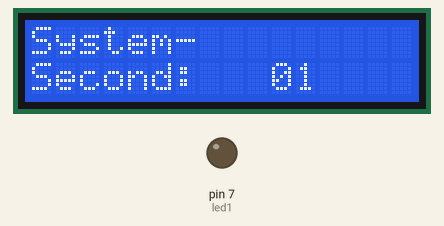
The sketch below on a simulated Arduino Uno, built with avr-gcc and run on an emulated ATmega328P. Parts: 16×2 character LCD, output pins drawn as LEDs (lit = HIGH). The board resets itself during the run and starts again; what the sketch prints to the serial monitor is not drawn.

Above: at 1.1 s.
At 11.1 s:
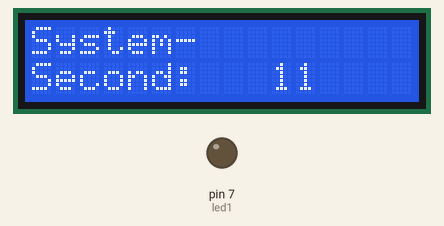
At 20.4 s:
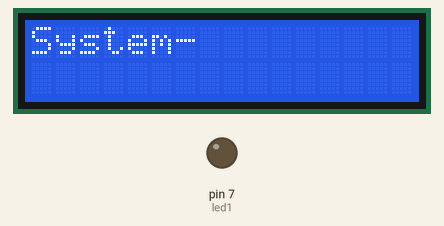
At 38.4 s:
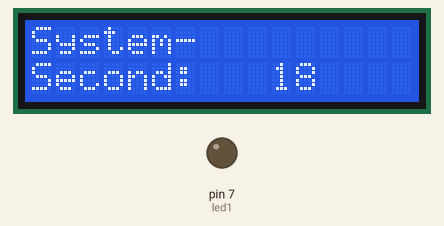
Timing chart, 0 to 39.9 s (numbered marks = the images above):
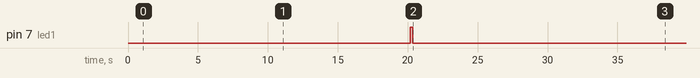

The sketch:

ReinicioSystem_20s.ino
```cpp
#include <LiquidCrystal.h>
LiquidCrystal lcd (13,12,11,10,9,8);
#include <TimerOne.h>

#include<avr/wdt.h>

const int led1=7;

int i;
int segundos=0;
int periodo=20000;
unsigned long Tiempo=0;
int cont=0;

void setup() {
  lcd.begin(16,2);
  lcd.setCursor(0,0);
  lcd.print("System-");
  pinMode(led1,OUTPUT);
  Timer1.initialize(1000000);
  Timer1.attachInterrupt(seconds);
  Serial.begin(9600);
  }

void loop() {
  Serial.println(i++);
  delay(300);
  if(millis()>Tiempo + periodo){
    Tiempo= millis();
    digitalWrite(led1,HIGH);
    cont++;
    lcd.setCursor(9,0);
    lcd.print(String("Reset"));
    wdt_disable();
    wdt_enable(WDTO_120MS);
    delay(800);
    digitalWrite (led1,LOW);
  }
}

void seconds(){
  lcd.setCursor(0,1);
  lcd.print("Second:");
  segundos++;
  if(segundos>99){
    segundos=0;
  }
  if(segundos<10){
    lcd.setCursor(10,1);
    lcd.print(String("0")+String(segundos));
  }else{
    lcd.setCursor(10,1);
    lcd.print(segundos);
  }
}
```

Measured:
- what the display in image 0 shows lasts 1.0 s, from 1.1 s to 2.1 s
